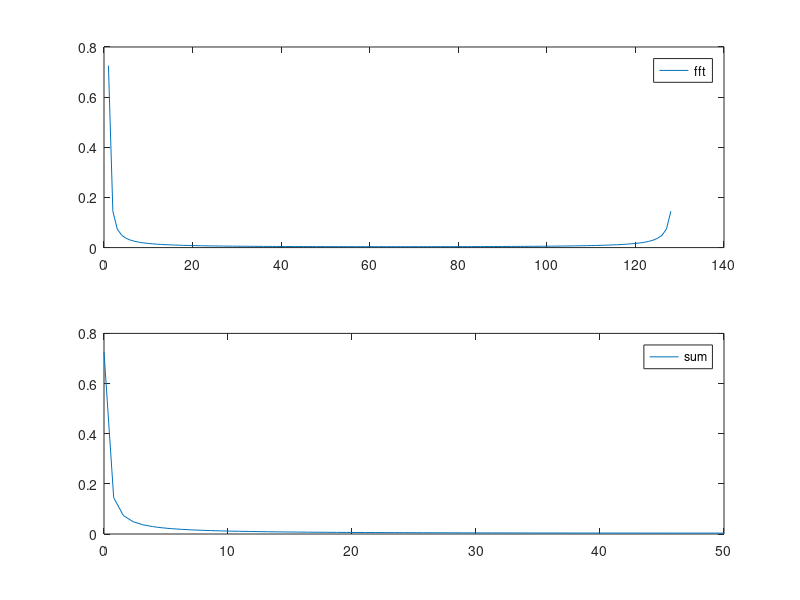
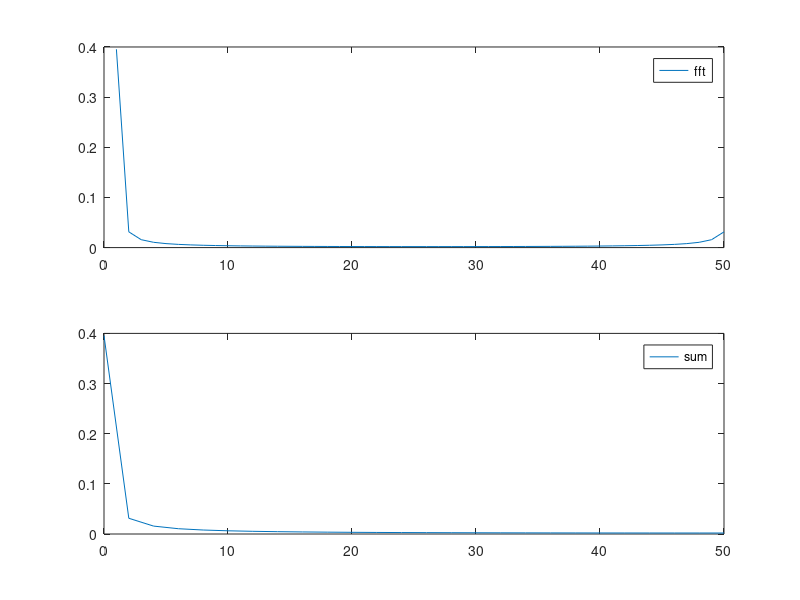
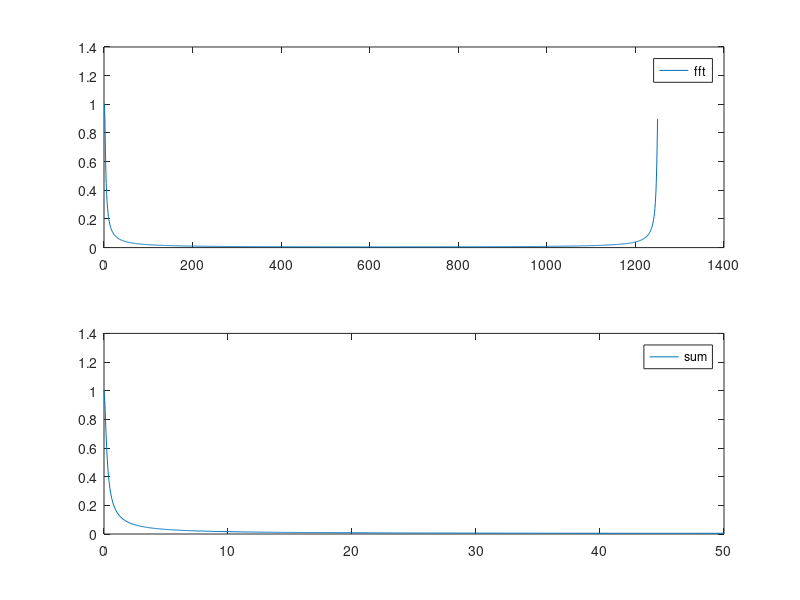
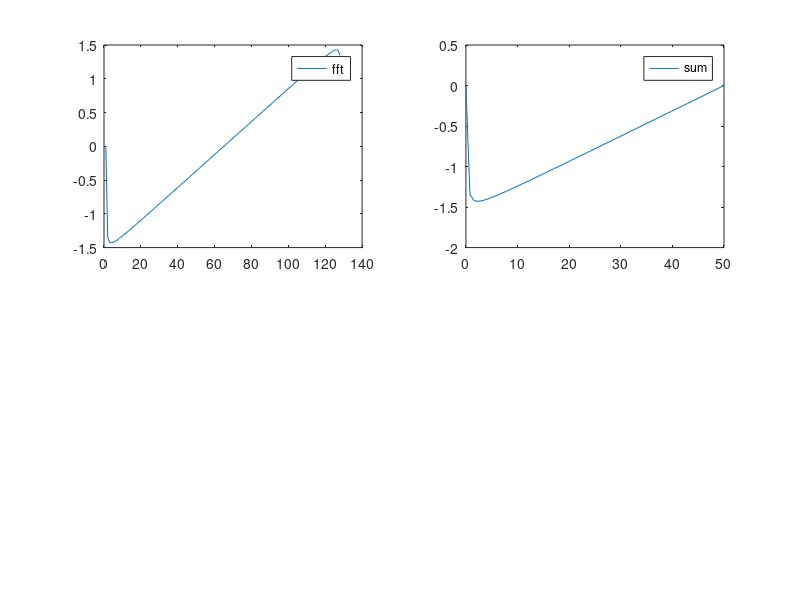

Reproduce these figures in MATLAB, in order.
clear all;
T=1.28;
fo=1/T;
f=0:fo:50;
tau=0.01;
M=T/tau;
m=0:M-1;
n=f/fo;
f=0:fo:50;
t=m*tau;
x=exp(-t);
tic
y=fft(x);
tfft1=toc;
y=y*tau;
sum=0;
tic
for m=0:M-1
    sum=sum+(exp(-1*tau*m)*exp((-j*2*pi*n*m)/M));
end
tsum1=toc;
sum=sum*tau;
figure(1);
subplot(211);
plot(abs(y));
legend('fft')
subplot(212);
plot(f,abs(sum));
legend('sum')
% Figure angle
figure(4);
subplot(221);
plot(angle(y));
legend('fft');
subplot(222);
plot(f,angle(sum));
legend('sum')

% T = 0.5
figure(2);
T=0.5;
fo=1/T;
f=0:fo:50;
tau=0.01;
M=T/tau;
m=0:M-1;
n=f/fo;
f=0:fo:50;
t=m*tau;
x=exp(-t);
tic
y=fft(x);
tfft2=toc;
y=y*tau;
sum=0;
tic
for m=0:M-1
    sum=sum+(exp(-1*tau*m)*exp((-j*2*pi*n*m)/M));
end
tsum2=toc;
sum=sum*tau;
subplot(211);
plot(abs(y));
legend('fft')
subplot(212);
plot(f,abs(sum));
legend('sum')
% Figure angle
figure(5);
subplot(221);
plot(angle(y));
legend('fft');
subplot(222);
plot(f,angle(sum));
legend('sum');
% T = 12.5
figure(3);
T=12.5;
fo=1/T;
f=0:fo:50;
tau=0.01;
M=T/tau;
m=0:M-1;
n=f/fo;
f=0:fo:50;
t=m*tau;
x=exp(-t);
y=fft(x);
tic
y=y*tau;
tfft3=toc
sum=0;
tic
for m=0:M-1
    sum=sum+(exp(-1*tau*m)*exp((-j*2*pi*n*m)/M));
end
tsum3=toc
sum=sum*tau;
subplot(211);
plot(abs(y));
legend('fft')
subplot(212);
plot(f,abs(sum));
legend('sum')
% Figure angle
figure(6);
subplot(221);
plot(angle(y));
legend('fft');
subplot(222);
plot(f,angle(sum));
legend('sum');